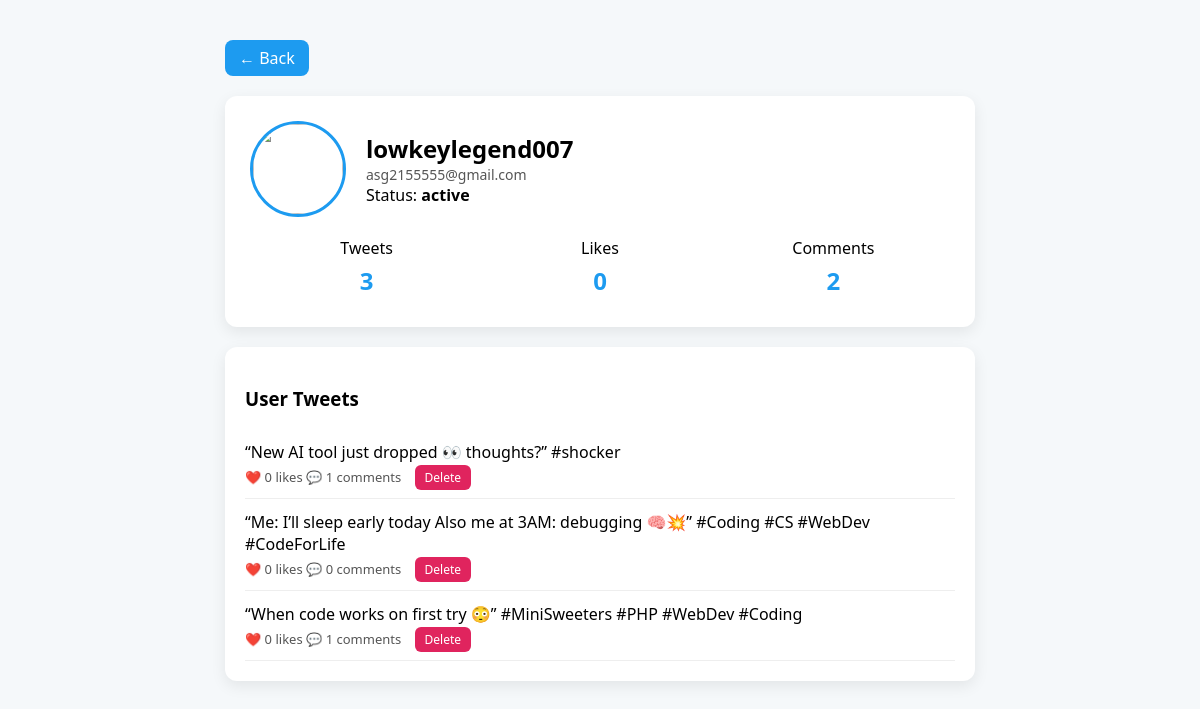
Screenshot of /view_user.php?id=6 (signed in) with the database file from the repository.
### tables this page shows
CREATE TABLE `users` (
  `id` int(11) NOT NULL,
  `name` varchar(100) DEFAULT NULL,
  `username` varchar(50) DEFAULT NULL,
  `email` varchar(100) DEFAULT NULL,
  `password` varchar(255) DEFAULT NULL,
  `bio` varchar(255) DEFAULT '',
  `status` varchar(20) DEFAULT 'active',
  `profile` varchar(255) DEFAULT 'default.png',
  `created_at` timestamp NOT NULL DEFAULT current_timestamp(),
  `verified` tinyint(1) DEFAULT 0,
  `banner` varchar(255) DEFAULT NULL,
  `last_seen` datetime DEFAULT current_timestamp()
);

CREATE TABLE `tweets` (
  `id` int(11) NOT NULL,
  `user_id` int(11) DEFAULT NULL,
  `content` varchar(280) DEFAULT NULL,
  `created_at` timestamp NOT NULL DEFAULT current_timestamp(),
  `image` text DEFAULT NULL,
  `is_retweet` tinyint(4) DEFAULT 0,
  `original_tweet_id` int(11) DEFAULT NULL
);

### view_user.php (the view, shortened to what this page needs)
<?php
include "../config/db.php";
$id = intval($_GET['id']);
$user = mysqli_fetch_assoc(mysqli_query($conn,"
SELECT * FROM users WHERE id='$id'
"));
$img = "../uploads/".$user['profile'];
if(empty($user['profile']) || !file_exists($img)){
$img = "../assets/default.png";
}
$total_tweets = mysqli_fetch_assoc(mysqli_query($conn,"
SELECT COUNT(*) c FROM tweets WHERE user_id='$id'
"))['c'];
$total_likes = mysqli_fetch_assoc(mysqli_query($conn,"
SELECT COUNT(*) c
FROM likes
JOIN tweets ON tweets.id = likes.tweet_id
WHERE tweets.user_id='$id'
"))['c'];
$total_comments = mysqli_fetch_assoc(mysqli_query($conn,"
SELECT COUNT(*) c
FROM comments
JOIN tweets ON tweets.id = comments.tweet_id
WHERE tweets.user_id='$id'
"))['c'];
$tweets = mysqli_query($conn,"
SELECT tweets.*,
(SELECT COUNT(*) FROM likes WHERE tweet_id=tweets.id) AS like_count,
(SELECT COUNT(*) FROM comments WHERE tweet_id=tweets.id) AS comment_count
FROM tweets
WHERE user_id='$id'
ORDER BY tweets.id DESC
");
?>
<!DOCTYPE html>
<html>
<head>
</head>
<body>
<div class="container">
<a class="back" href="admin_dashboard.php">← Back</a>
<div class="card">
<div class="profile">
<img src="<?php echo $img; ?>">
<div>
<div class="username"><?php echo $user['username']; ?></div>
<div class="email"><?php echo $user['email']; ?></div>
<div>Status: <b><?php echo $user['status']; ?></b></div>
</div>
</div>
<div class="stats">
<div class="stat">
Tweets
<h2><?php echo $total_tweets; ?></h2>
</div>
<div class="stat">
Likes
<h2><?php echo $total_likes; ?></h2>
</div>
<div class="stat">
Comments
<h2><?php echo $total_comments; ?></h2>
</div>
</div>
</div>
<div class="tweets">
<h3>User Tweets</h3>
<?php
while($t=mysqli_fetch_assoc($tweets)){
?>
<div class="tweet">
<?php echo htmlspecialchars($t['content']); ?>
<div class="meta">
❤️ <?php echo $t['like_count']; ?> likes
💬 <?php echo $t['comment_count']; ?> comments
<a class="delete" href="?id=<?php echo $id; ?>&delete_tweet=<?php echo $t['id']; ?>">Delete</a>
</div>
</div>
<?php } ?>
</div>
</div>
</body>
</html>

### view_user.php (style rules this page uses)
body { font-family:Segoe UI; background:#f5f8fa; margin:0; padding:40px; }
.container { max-width:750px; margin:auto; }
.card { background:white; padding:25px; border-radius:12px; box-shadow:0 5px 15px rgba(0,0,0,0.08); margin-bottom:20px; }
.profile { display:flex; gap:20px; align-items:center; }
.profile img { width:90px; height:90px; border-radius:50%; object-fit:cover; border:3px solid #1d9bf0; }
.username { font-size:24px; font-weight:600; }
.email { color:#555; font-size:14px; }
.stats { display:flex; justify-content:space-between; margin-top:20px; }
.stat { text-align:center; flex:1; }
.stat h2 { margin:5px 0; color:#1d9bf0; }
.tweets { background:white; padding:20px; border-radius:12px; box-shadow:0 5px 15px rgba(0,0,0,0.08); }
.tweet { border-bottom:1px solid #eee; padding:12px 0; }
.meta { font-size:13px; color:#555; margin-top:5px; }
.delete { background:#e0245e; color:white; padding:4px 10px; border-radius:6px; text-decoration:none; font-size:12px; margin-left:10px; }
.back { display:inline-block; margin-bottom:20px; background:#1d9bf0; color:white; padding:7px 14px; border-radius:8px; text-decoration:none; }

### rows the page displays
users: username "lowkeylegend007", email "asg2155555@gmail.com", status "active"
tweets: content "“New AI tool just dropped 👀 thoughts?” #shocker", like_count "0", comment_count "1"
tweets: content "“Me: I’ll sleep early today Also me at 3AM: debugging 🧠💥” #Coding #CS #WebDev #CodeForLife", like_count "0", comment_count "0"
tweets: content "“When code works on first try 😳” #MiniSweeters #PHP #WebDev #Coding", like_count "0", comment_count "1"

### other values shown
$total_tweets "3"
$total_likes "0"
$total_comments "2"
